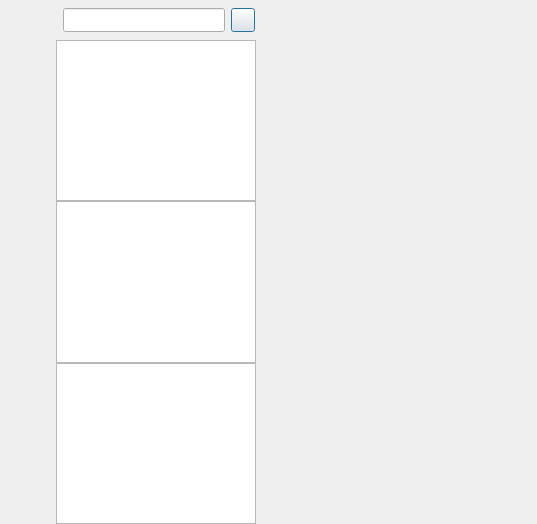
<?xml version="1.0" encoding="UTF-8"?>
<ui version="4.0">
 <class>ChatDialog</class>
 <widget class="QDialog" name="ChatDialog">
  <property name="geometry">
   <rect>
    <x>0</x>
    <y>0</y>
    <width>537</width>
    <height>524</height>
   </rect>
  </property>
  <property name="minimumSize">
   <size>
    <width>500</width>
    <height>350</height>
   </size>
  </property>
  <property name="maximumSize">
   <size>
    <width>16777215</width>
    <height>16777215</height>
   </size>
  </property>
  <property name="windowTitle">
   <string>Dialog</string>
  </property>
  <layout class="QHBoxLayout" name="horizontalLayout">
   <property name="spacing">
    <number>0</number>
   </property>
   <property name="leftMargin">
    <number>0</number>
   </property>
   <property name="topMargin">
    <number>0</number>
   </property>
   <property name="rightMargin">
    <number>0</number>
   </property>
   <property name="bottomMargin">
    <number>0</number>
   </property>
   <item>
    <widget class="QWidget" name="side_bar" native="true">
     <property name="sizePolicy">
      <sizepolicy hsizetype="Fixed" vsizetype="Expanding">
       <horstretch>0</horstretch>
       <verstretch>0</verstretch>
      </sizepolicy>
     </property>
     <property name="minimumSize">
      <size>
       <width>56</width>
       <height>0</height>
      </size>
     </property>
     <property name="maximumSize">
      <size>
       <width>56</width>
       <height>16777215</height>
      </size>
     </property>
     <layout class="QVBoxLayout" name="verticalLayout">
      <property name="spacing">
       <number>7</number>
      </property>
      <property name="leftMargin">
       <number>10</number>
      </property>
      <property name="topMargin">
       <number>30</number>
      </property>
      <property name="rightMargin">
       <number>0</number>
      </property>
      <property name="bottomMargin">
       <number>0</number>
      </property>
      <item>
       <widget class="QWidget" name="widget" native="true">
        <layout class="QVBoxLayout" name="verticalLayout_3">
         <property name="spacing">
          <number>10</number>
         </property>
         <property name="leftMargin">
          <number>5</number>
         </property>
         <property name="topMargin">
          <number>0</number>
         </property>
         <property name="rightMargin">
          <number>0</number>
         </property>
         <property name="bottomMargin">
          <number>0</number>
         </property>
         <item>
          <widget class="QLabel" name="side_head_lb">
           <property name="sizePolicy">
            <sizepolicy hsizetype="Preferred" vsizetype="Preferred">
             <horstretch>0</horstretch>
             <verstretch>0</verstretch>
            </sizepolicy>
           </property>
           <property name="minimumSize">
            <size>
             <width>35</width>
             <height>35</height>
            </size>
           </property>
           <property name="maximumSize">
            <size>
             <width>35</width>
             <height>35</height>
            </size>
           </property>
           <property name="text">
            <string/>
           </property>
          </widget>
         </item>
         <item>
          <widget class="StateWidget" name="side_chat_lb" native="true">
           <property name="minimumSize">
            <size>
             <width>30</width>
             <height>30</height>
            </size>
           </property>
           <property name="maximumSize">
            <size>
             <width>30</width>
             <height>30</height>
            </size>
           </property>
          </widget>
         </item>
         <item>
          <widget class="StateWidget" name="side_contact_lb" native="true">
           <property name="minimumSize">
            <size>
             <width>30</width>
             <height>30</height>
            </size>
           </property>
           <property name="maximumSize">
            <size>
             <width>30</width>
             <height>30</height>
            </size>
           </property>
          </widget>
         </item>
        </layout>
       </widget>
      </item>
      <item>
       <spacer name="verticalSpacer">
        <property name="orientation">
         <enum>Qt::Vertical</enum>
        </property>
        <property name="sizeHint" stdset="0">
         <size>
          <width>20</width>
          <height>40</height>
         </size>
        </property>
       </spacer>
      </item>
     </layout>
    </widget>
   </item>
   <item>
    <widget class="QWidget" name="chat_user_wid" native="true">
     <property name="minimumSize">
      <size>
       <width>200</width>
       <height>0</height>
      </size>
     </property>
     <property name="maximumSize">
      <size>
       <width>200</width>
       <height>16777215</height>
      </size>
     </property>
     <layout class="QVBoxLayout" name="verticalLayout_2">
      <property name="spacing">
       <number>0</number>
      </property>
      <property name="leftMargin">
       <number>0</number>
      </property>
      <property name="topMargin">
       <number>0</number>
      </property>
      <property name="rightMargin">
       <number>0</number>
      </property>
      <property name="bottomMargin">
       <number>0</number>
      </property>
      <item>
       <widget class="QWidget" name="search_wid" native="true">
        <property name="minimumSize">
         <size>
          <width>0</width>
          <height>40</height>
         </size>
        </property>
        <property name="maximumSize">
         <size>
          <width>16777215</width>
          <height>40</height>
         </size>
        </property>
        <layout class="QHBoxLayout" name="horizontalLayout_2">
         <property name="spacing">
          <number>1</number>
         </property>
         <property name="leftMargin">
          <number>7</number>
         </property>
         <property name="topMargin">
          <number>1</number>
         </property>
         <property name="rightMargin">
          <number>1</number>
         </property>
         <property name="bottomMargin">
          <number>1</number>
         </property>
         <item>
          <widget class="CustomizeEdit" name="search_edit">
           <property name="minimumSize">
            <size>
             <width>0</width>
             <height>24</height>
            </size>
           </property>
           <property name="maximumSize">
            <size>
             <width>16777215</width>
             <height>24</height>
            </size>
           </property>
          </widget>
         </item>
         <item>
          <spacer name="horizontalSpacer">
           <property name="orientation">
            <enum>Qt::Horizontal</enum>
           </property>
           <property name="sizeType">
            <enum>QSizePolicy::Fixed</enum>
           </property>
           <property name="sizeHint" stdset="0">
            <size>
             <width>5</width>
             <height>20</height>
            </size>
           </property>
          </spacer>
         </item>
         <item>
          <widget class="ClickedBtn" name="add_btn">
           <property name="maximumSize">
            <size>
             <width>24</width>
             <height>24</height>
            </size>
           </property>
           <property name="text">
            <string/>
           </property>
          </widget>
         </item>
        </layout>
       </widget>
      </item>
      <item>
       <widget class="ChatUserList" name="chat_user_list">
        <property name="minimumSize">
         <size>
          <width>0</width>
          <height>60</height>
         </size>
        </property>
       </widget>
      </item>
      <item>
       <widget class="ContactUserList" name="con_user_list"/>
      </item>
      <item>
       <widget class="SearchList" name="search_list"/>
      </item>
     </layout>
    </widget>
   </item>
   <item>
    <widget class="QStackedWidget" name="stackedWidget">
     <widget class="ChatPage" name="chat_page"/>
     <widget class="ApplyFriendPage" name="friend_apply_page"/>
    </widget>
   </item>
  </layout>
 </widget>
 <customwidgets>
  <customwidget>
   <class>ClickedBtn</class>
   <extends>QPushButton</extends>
   <header location="global">clickedbtn.h</header>
  </customwidget>
  <customwidget>
   <class>CustomizeEdit</class>
   <extends>QLineEdit</extends>
   <header location="global">customizeedit.h</header>
  </customwidget>
  <customwidget>
   <class>ChatUserList</class>
   <extends>QListWidget</extends>
   <header location="global">chatuserlist.h</header>
  </customwidget>
  <customwidget>
   <class>ChatPage</class>
   <extends>QWidget</extends>
   <header>chatpage.h</header>
   <container>1</container>
  </customwidget>
  <customwidget>
   <class>StateWidget</class>
   <extends>QWidget</extends>
   <header location="global">statewidget.h</header>
   <container>1</container>
  </customwidget>
  <customwidget>
   <class>SearchList</class>
   <extends>QListWidget</extends>
   <header>searchlist.h</header>
  </customwidget>
  <customwidget>
   <class>ContactUserList</class>
   <extends>QListWidget</extends>
   <header location="global">contactuserlist.h</header>
  </customwidget>
  <customwidget>
   <class>ApplyFriendPage</class>
   <extends>QWidget</extends>
   <header location="global">applyfriendpage.h</header>
   <container>1</container>
  </customwidget>
 </customwidgets>
 <resources/>
 <connections/>
</ui>
